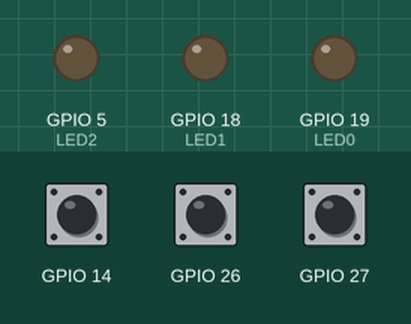
The sketch below on a simulated ESP32. Parts: output pins drawn as LEDs (lit = HIGH). Dashed ring = blinking. The test bench sets the inputs (shaded band); at power-on: GPIO 14 HIGH, GPIO 26 HIGH, GPIO 27 HIGH.

Above: at 1.2 s.
1.3 s: GPIO 14 pulled LOW for 0.15 s
At 2.1 s:
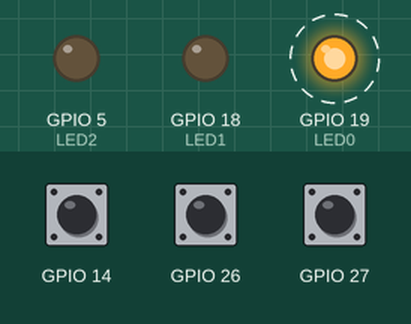
Timing chart, 0 to 10.4 s (numbered marks = the images above; inputs shaded):
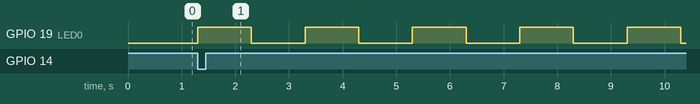

Measured:
- after the input at 1.3 s, GPIO 19 (LED0): alternates HIGH for 1.0 s and LOW for 1.0 s, starting at once

The sketch:

menu.ino
```cpp
#include "menu.h"

#define LED0 19
#define LED1 18
#define LED2 5

Menu menu;

volatile unsigned long lastTime = 0;
volatile boolean bUp, bDown, bEnter;

void setup() {
  Serial.begin(115200);

  menu.begin(Serial);

  menu.addItem("Option 0", option0);
  menu.addItem("Option 1", option1);
  menu.addItem("Option 2", option2);

  pinMode(LED0, OUTPUT);
  pinMode(LED1, OUTPUT);
  pinMode(LED2, OUTPUT);

  pinMode(14, INPUT_PULLUP);
  pinMode(27, INPUT_PULLUP);
  pinMode(26, INPUT_PULLUP);

  attachInterrupt(14, enter, FALLING);
  attachInterrupt(27, down, FALLING);
  attachInterrupt(26, up, FALLING);

  bUp = bDown = bEnter = false;
}

void loop() {
  if(bUp){
    menu.up();
    bUp =  false;
  }

  if(bDown){
    menu.down();
    bDown =  false;
  }

  if(bEnter){
    menu.enter();
    bEnter =  false;
  }
}

void ARDUINO_ISR_ATTR enter()
{
  if( (millis() - lastTime) > 100) {
    bEnter = true;
    lastTime = millis();
  }
}

void ARDUINO_ISR_ATTR up()
{
  if( (millis() - lastTime) > 100) {
    bUp = true;
    lastTime = millis();
  }
}

void ARDUINO_ISR_ATTR down()
{
  if( (millis() - lastTime) > 100) {
    bDown = true;
    lastTime = millis();
  }
}

void option0()
{
  while(true) {
    digitalWrite(LED0, !digitalRead(LED0));
    delay(1000);
  }
}

void option1()
{
  digitalWrite(LED1, !digitalRead(LED1));
}

void option2()
{
  digitalWrite(LED2, !digitalRead(LED2));
}
```

menu.cpp
```cpp
#include "menu.h"

MenuItem::MenuItem(const char* text, fptr callback):
  text(text),
  callback(callback)
{}

const char* MenuItem::getText()
{
  return text;
}

fptr MenuItem::getCallback()
{
  return callback;
}


Menu::Menu()
{
  index = 0;
  n_items = 0;
  MenuStream = NULL;
}

void Menu::begin(Stream &s)
{
  MenuStream = &s;
}

void Menu::addItem(const char* text, fptr callback)
{
  if(n_items < 10) {
    items[n_items] = new MenuItem(text, callback);
    n_items++;
  }
}

void Menu::up()
{
  if(index < n_items-1){
    index++;
    if ( MenuStream != NULL )
      MenuStream->println(items[index]->getText());
  }
}

void Menu::down()
{
  if(index > 0){
    index--;
    if ( MenuStream != NULL )
      MenuStream->println(items[index]->getText());
  }
}

void Menu::enter()
{
  fptr callback = items[index]->getCallback();

  if(callback != NULL) callback();
}
```

menu.h
```cpp
#include <Arduino.h>

typedef void (*fptr)(void);

class MenuItem
{
private:
  const char* text;
  fptr callback;
public:
  MenuItem(const char* text, fptr callback);
  const char* getText();
  fptr getCallback();
};

class Menu
{
private:
  uint8_t index;
  uint8_t n_items;
  MenuItem* items[10];
  Stream *MenuStream;
public:
  Menu();
  void begin(Stream &s);
  void addItem(const char* text, fptr callback);
  void up();
  void down();
  void enter();
};
```
